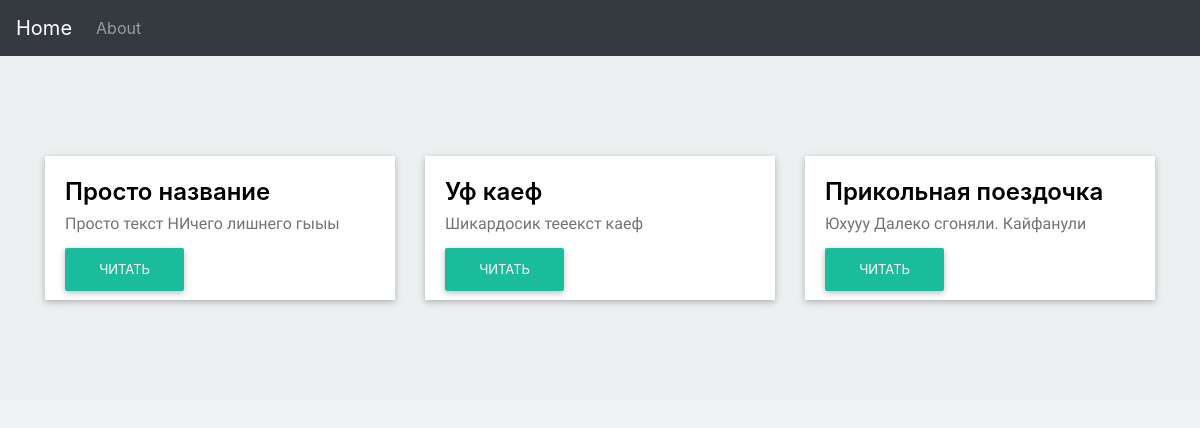
Page /about/ on the earlier database version.
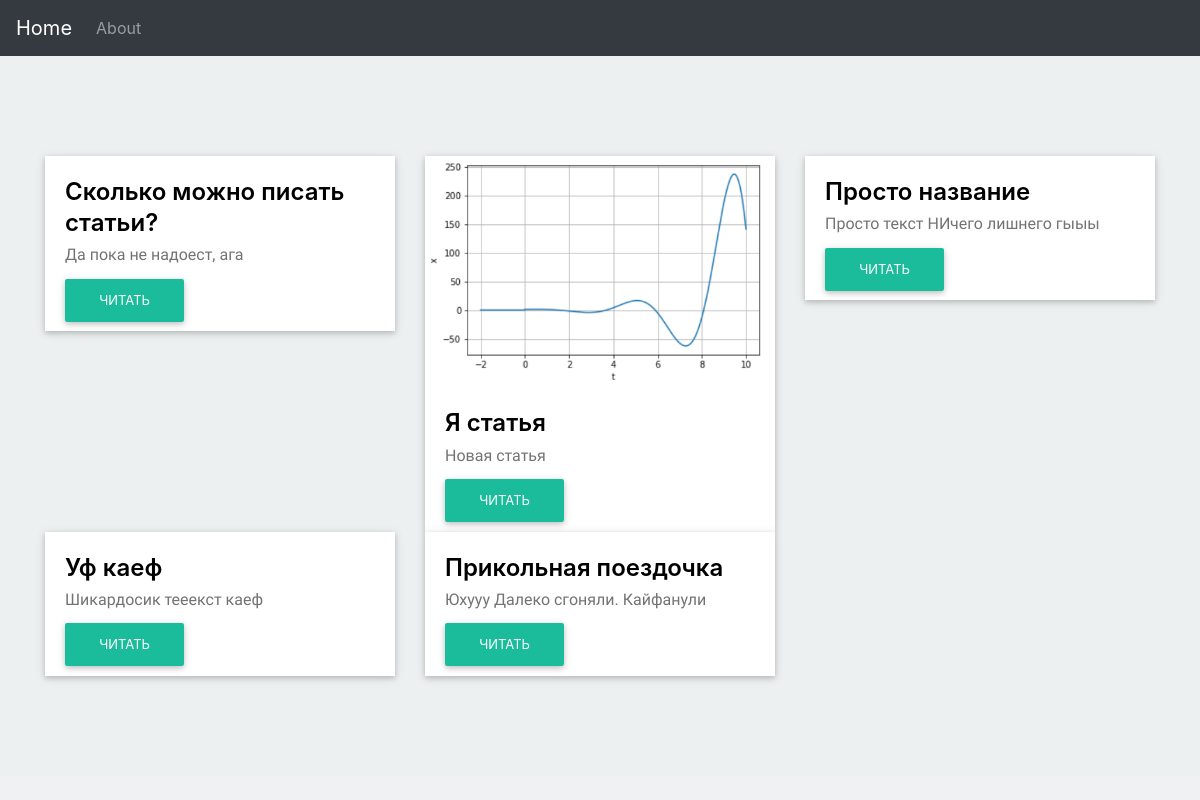
Same page on the later database version.
### pages/models.py (models this page shows, shortened)
class Article(models.Model):
    title = models.CharField(max_length=256)
    text = models.TextField()
    date_pub = models.DateTimeField()
    class Meta:
        verbose_name = 'Статья'
        verbose_name_plural = 'Статьи'

class ImageGallery(models.Model):
    name = models.CharField(max_length=256)
    image = models.ImageField(upload_to='images/')
    gallery = models.ForeignKey('Article', on_delete=models.CASCADE)
    class Meta:
        verbose_name = 'Фотография'
        verbose_name_plural = 'Фотографии'

### pages/views.py (the view)
# urls.py: path('about/', index, name='about'),
def index(request):
    latest_articles_list = Article.objects.order_by('-date_pub')
    return render(request, 'about.html', {'latest_articles_list': latest_articles_list})

### templates/about.html (shortened to what this page needs)
{% extends 'base.html' %}
{% block content %}
<section class="details-card">
    <div class="container">
        <div class="row">
            {% if latest_articles_list %}
                {% for article in latest_articles_list %}
            <div class="col-md-4">
                <div class="card-content">
                    <div class="card-img">
                        <img src="{{ article.imagegallery_set.first.image.url }}" class="rounded" >
                    </div>
                    <div class="card-desc">
                        <h3>{{article.title}}</h3>
                        <p>{{article.text}}</p>
                        <a href="{% url 'detail' article.id %}" class="btn-card">Читать</a>
                    </div>
                </div>
            </div>
            {% endfor %}
                {% else %}
                    <h1>About page</h1>
                {% endif %}
        </div>
    </div>
    </section>
{% endblock content %}

### templates/base.html (shortened to what this page needs)
{% load static %}
<!DOCTYPE html>
<html lang="en">
<head>
    <link rel="stylesheet" href="https://stackpath.bootstrapcdn.com/bootstrap/4.3.1/css/bootstrap.min.css">
</head>
<body>
<nav class="navbar navbar-expand-sm bg-dark navbar-dark">
    <a class="navbar-brand" href="{% url 'home' %}">Home</a>
    <div class="collapse navbar-collapse" id="collapsibleNavbar">
        <ul class="navbar-nav">
            <li class="nav-item">
                <a class="nav-link" href="{% url 'about' %}">About</a>
            </li>
        </ul>
    </div>
</nav>
</body>
{% block content %}
{% endblock content %}
    <link rel="stylesheet" href="{% static 'css/blog.css' %}">
</html>

### static/css/blog.css (style rules this page uses)
section { padding: 100px 0; }
.details-card { background: #ecf0f1; }
.card-content { background: #ffffff; border: 4px; box-shadow: 0 2px 5px 0 rgba(0,0,0,.16), 0 2px 10px 0 rgba(0,0,0,.12); }
.card-img { position: relative; overflow: hidden; border-radius: 0; z-index: 1; }
.card-img img { width: 100%; height: auto; display: block; }
.card-desc { padding: 1.25rem; }
.card-desc h3 { color: #000000; font-weight: 600; font-size: 1.5em; line-height: 1.3em; margin-top: 0; margin-bottom: 5px; padding: 0; }
.card-desc p { color: #747373; font-size: 14px; font-weight: 400; font-size: 1em; line-height: 1.5; margin: 0px; margin-bottom: 20px; padding: 0; font-family: 'Raleway', sans-serif; }
.btn-card { background-color: #1ABC9C; color: #fff; box-shadow: 0 2px 5px 0 rgba(0,0,0,.16), 0 2px 10px 0 rgba(0,0,0,.12); padding: .84rem 2.14rem; font-size: .81rem; -webkit-transition: color .15s ease-in-out,background-color .15s ease-in-out,border-color .15s ease-in-out,-webkit-box-shadow .15s ease-in-out; transition: color .15s ease-in-out,background-color .15s ease-in-out,border-color .15s ease-in-out,-webkit-box-shadow .15s ease-in-out; -o-transition: color .15s ease-in-out,background-color .15s ease-in-out,border-color .15s ease-in-out,box-shadow .15s ease-in-out; transition: color .15s ease-in-out,background-color .15s ease-in-out,border-color .15s ease-in-out,box-shadow .15s ease-in-out; transition: color .15s ease-in-out,background-color .15s ease-in-out,border-color .15s ease-in-out,box-shadow .15s ease-in-out,-webkit-box-shadow .15s ease-in-out; margin: 0; border: 0; -webkit-border-radius: .125rem; border-radius: .125rem; cursor: pointer; text-transform: uppercase; white-space: normal; word-wrap: break-word; color: #fff; }
a.btn-card { text-decoration: none; color: #fff; }
body { background-color:#f0f1f3 }
img { max-width:100%;height:auto }

Differences in the rows shown:
added Article: title "Сколько можно писать статьи?", text "Да пока не надоест, ага"
added Article: imagegallery_set.first.image (picture), title "Я статья", text "Новая статья"
